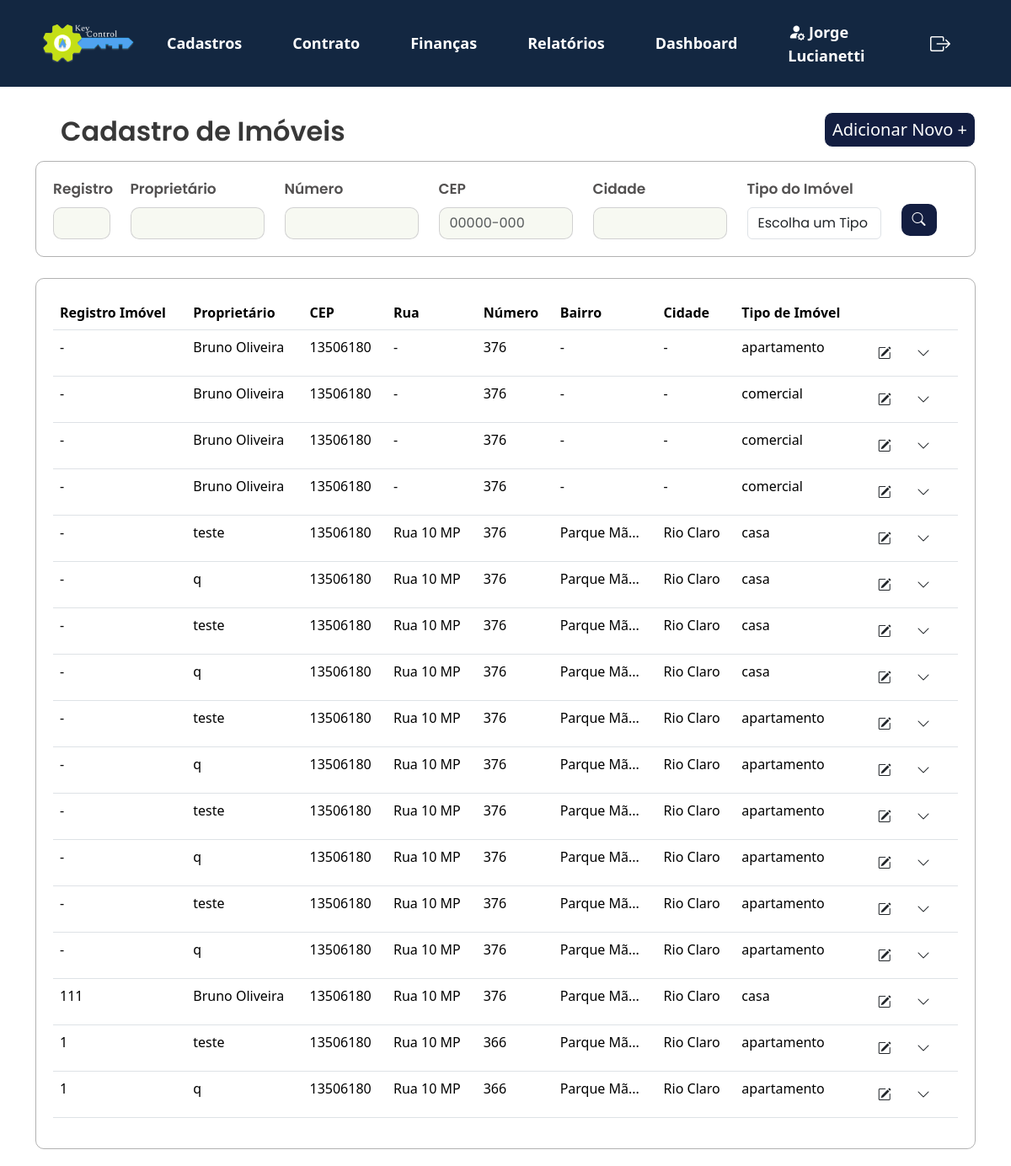
The page /KeyControl/projeto/views/lista_imovel.php (signed in) on the database its author committed.
### tables this page shows
CREATE TABLE `cadastro_imovel` (
  `id` int(11) NOT NULL,
  `cpf_cnpj_proprietario` varchar(20) NOT NULL,
  `tipo_imovel` varchar(50) NOT NULL,
  `quantidade_quartos` int(11) DEFAULT NULL,
  `quantidade_banheiros` int(11) DEFAULT NULL,
  `quantidade_vagas` int(11) DEFAULT NULL,
  `area_total` decimal(10,2) DEFAULT NULL,
  `cep` varchar(10) DEFAULT NULL,
  `rua` varchar(100) DEFAULT NULL,
  `numero` varchar(10) DEFAULT NULL,
  `bairro` varchar(50) DEFAULT NULL,
  `cidade` varchar(50) DEFAULT NULL,
  `estado` varchar(50) DEFAULT NULL,
  `pais` varchar(50) DEFAULT NULL,
  `registro_imovel` varchar(50) DEFAULT NULL,
  `registro_agua` varchar(50) DEFAULT NULL,
  `valor_aluguel` float DEFAULT NULL,
  `taxa_aluguel` float DEFAULT NULL,
  `valor_venda` float DEFAULT NULL,
  `taxa_venda` float DEFAULT NULL,
  `complemento` varchar(255) DEFAULT NULL
);

CREATE TABLE `cadastro_cliente` (
  `id` int(11) NOT NULL,
  `nome` varchar(100) NOT NULL,
  `cpf_cnpj` varchar(20) NOT NULL,
  `rg_ie` varchar(20) DEFAULT NULL,
  `data_nascimento_fundacao` date DEFAULT NULL,
  `telefone` varchar(20) DEFAULT NULL,
  `email` varchar(100) DEFAULT NULL,
  `estado_civil` varchar(20) DEFAULT NULL,
  `nacionalidade` varchar(50) DEFAULT NULL,
  `profissao` varchar(50) DEFAULT NULL,
  `cep` varchar(10) DEFAULT NULL,
  `rua` varchar(100) DEFAULT NULL,
  `numero` varchar(10) DEFAULT NULL,
  `bairro` varchar(50) DEFAULT NULL,
  `cidade` varchar(50) DEFAULT NULL,
  `estado` varchar(50) DEFAULT NULL,
  `pais` varchar(50) DEFAULT NULL,
  `locador` tinyint(1) DEFAULT 0,
  `locatario` tinyint(1) DEFAULT 0,
  `fiador` tinyint(1) DEFAULT 0,
  `complemento` varchar(255) DEFAULT NULL
);

### KeyControl/projeto/app/controllers/filtros_imovel.php (called while the page is built, shortened)
<?php
include '../app/controllers/db_conexao.php';
function buildQuery($registro_imovel, $cpf_cnpj_proprietario, $tipo_imovel, $cep, $rua, $bairro, $cidade) {
    $sql = "SELECT imovel.*, cliente.nome
            FROM cadastro_imovel imovel
            INNER JOIN cadastro_cliente cliente
                ON imovel.cpf_cnpj_proprietario = cliente.cpf_cnpj";
    $conditions = [];
    $params = [];
    return [$sql, $params];
}
$registro_imovel = $_POST['registro_imovel'] ?? '';
$cpf_cnpj_proprietario = $_POST['cpf_cnpj_proprietario'] ?? '';
$tipo_imovel = $_POST['tipo_imovel'] ?? '';
$cep = $_POST['cep'] ?? '';
$rua = $_POST['rua'] ?? '';
$bairro = $_POST['bairro'] ?? '';
$cidade = $_POST['cidade'] ?? '';
list($sql, $params) = buildQuery($registro_imovel, $cpf_cnpj_proprietario, $tipo_imovel, $cep, $rua, $bairro, $cidade);
try {
    if ($pdo) {
        $stmt = $pdo->prepare($sql);
        $stmt->execute($params);
        $result = $stmt->fetchAll(PDO::FETCH_ASSOC);
    } else {
        throw new Exception("Erro na conexão com o banco de dados.");
    }
} catch (Exception $e) {
    echo "Erro na execução da consulta: " . $e->getMessage();
}
?>

### KeyControl/projeto/views/lista_imovel.php (the view, shortened to what this page needs)
<?php
   include_once '../app/controllers/filtros_imovel.php';
?>
<!DOCTYPE html>
<html lang="pt-br">
   <head>
      <link href="https://cdn.jsdelivr.net/npm/bootstrap@5.3.3/dist/css/bootstrap.min.css" rel="stylesheet">
      <link rel="stylesheet" href="../public/assets/js/menu.js">
      <link rel="stylesheet" href="https://cdn.jsdelivr.net/npm/bootstrap-icons@1.10.5/font/bootstrap-icons.css">
      <link rel="stylesheet" type="text/css" href="../public/assets/css/style2.css">
   </head>
   <body>
      <?php include 'navbar.php';?>
      <section>
         <div class="container">
            <div class="d-flex justify-content-between align-items-center mb-3">
               <h2 class="mb-0">Cadastro de Imóveis</h2>
               <a href="../views/cadastro_imovel.php" class="button_adicionarnovo">Adicionar Novo +</a>
            </div>
         </div>
         <div class="container">
            <form method="POST" action="">
               <div class="filtros-container">
                  <div class="row g-12">
                     <div class="col-md-1">
                        <label for="registro_imovel" class="form-label">Registro</label>
                        <input type="text" id="registro_imovel" class="form-control" name="registro_imovel" value="<?= htmlspecialchars($_POST['registro_imovel'] ?? '') ?>">
                     </div>
                     <div class="col-md-2">
                        <label for="cpf_cnpj_proprietario" class="form-label">Proprietário</label>
                        <input type="text" id="cpf_cnpj_proprietario" class="form-control" name="cpf_cnpj_proprietario" value="<?= htmlspecialchars($_POST['cpf_cnpj_proprietario'] ?? '') ?>">
                     </div>
                     <div class="col-md-2">
                        <label for="numero" class="form-label">Número</label>
                        <input type="text" id="numero" class="form-control" name="numero" value="<?= htmlspecialchars($_POST['numero'] ?? '') ?>">
                     </div>
                     <div class="col-md-2">
                        <label for="cep" class="form-label">CEP</label>
                        <input type="text" id="cep" class="form-control" name="cep" value="<?= htmlspecialchars($_POST['cep'] ?? '') ?>" pattern="\d{5}-\d{3}" placeholder="00000-000" title="Formato: 12345-678" maxlength="9">
                     </div>
                     <div class="col-md-2">
                        <label for="cidade" class="form-label">Cidade</label>
                        <input type="text" id="cidade" class="form-control" name="cidade" value="<?= htmlspecialchars($_POST['cidade'] ?? '') ?>">
                     </div>
                     <div class="col-md-2">
                        <label for="tipo_imovel" class="mb-2">Tipo do Imóvel</label>
                        <div class="position-relative">
                           <select class="form-control" name="tipo_imovel" id="tipo_imovel" onchange="checkSelection('tipo_imovel')">
                              <option value="" disabled <?= !isset($_POST['tipo_imovel']) ? 'selected' : '' ?>>Escolha um Tipo</option>
                           </select>
                        </div>
                     </div>
                     <div class="col-md-1">
                     <button class="btn btn-buscar" type="submit">
                     <i class="bi bi-search"></i>
                     </button>
                  </div>
               </div>
         </div>
         </form>
         </div>
      </section>
      <section>
         <div class="container">
            <div class="card_relatório">
               <table class="table table-hover">
                  <thead>
                     <tr>
                        <th>Registro Imóvel</th>
                        <th>Proprietário</th>
                        <th>CEP</th>
                        <th>Rua</th>
                        <th>Número</th>
                        <th>Bairro</th>
                        <th>Cidade</th>
                        <th>Tipo de Imóvel</th>
                        <th></th>
                     </tr>
                  </thead>
                  <tbody>
                     <?php
                        if (isset($result) && count($result) > 0) {
                            foreach ($result as $row) {
                                $bairro = htmlspecialchars($row['bairro'] ?? '-');
                                $bairro_resumido = htmlspecialchars(substr($bairro, 0, 10) . (strlen($bairro) > 10 ? '...' : ''));
                                echo "<tr>
                                        <td>" . htmlspecialchars($row['registro_imovel'] ?? '-') . "</td>
                                        <td>" . htmlspecialchars($row['nome'] ?? '-') . "</td>
                                        <td>" . htmlspecialchars($row['cep'] ?? '-') . "</td>
                                        <td>" . htmlspecialchars($row['rua'] ?? '-') . "</td>
                                        <td>" . htmlspecialchars($row['numero'] ?? '-') . "</td>
                                        <td title='$bairro'>$bairro_resumido</td>
                                        <td>" . htmlspecialchars($row['cidade'] ?? '-') . "</td>
                                        <td>" . htmlspecialchars($row['tipo_imovel'] ?? '-') . "</td>
                                        <td>
                                            <button class='btn' onclick='editRecord(" . htmlspecialchars($row['id']) . ")'>
                                                <i class='bi bi-pencil-square'></i>
                                            </button>
                                            <button class='btn' onclick='toggleSubMenu(this)'>
                                                <i class='bi bi-chevron-down'></i>
                                            </button>
                                                    <button class='imprimir' onclick='printInfo(" . htmlspecialchars($row['id']) . ")'>
                                                    </button>
                                                    <button class='email' onclick='sendEmail(\"" . addslashes(htmlspecialchars($row["email"] ?? '')) . "\")'>
                                                    </button>
                                                    <button class='excluir' onclick='deleteRecord(" . htmlspecialchars($row['id']) . ")'>
                                                    </button>
                                        </td>
                                    </tr>";
                            }
                        } else {
                            echo "<tr><td colspan='8'>Nenhum registro encontrado</td></tr>";
                        }
                        ?>
                  </tbody>
               </table>
            </div>
         </div>
      </section>
   </body>
</html>

### KeyControl/projeto/public/assets/css/style2.css (style rules this page uses)
h2 { font-family: "Poppins", sans-serif; font-weight: 600; font-style: normal; color: #383838; margin: 30px; }
.container h2 { position: relative; z-index: 1; }
form { font-family: "Poppins", sans-serif; font-style: normal; font-weight: 600; font-size: 17px; color: rgb(82, 80, 80); }
input.form-control { background-color: #F7F9F2; color: #333; border: 0px; }
h2.mb-0 { margin-block: auto; }
.filtros-container input.form-control { border: 1px solid #3838383b; border-radius: 10px; }
.filtros-container { width: auto; height: auto; border: 1px solid #38383862; border-radius: 10px; padding: 20px; display: flex; }
.filtros-container .btn-buscar { margin-top: 30px; }
.btn-buscar { background-color: #131E41; color: white; border-radius: 10px; }
.card_relatório { width: auto; height: auto; border: 1px solid #38383862; border-radius: 10px; margin-top: 25px; margin-bottom: 20px; padding: 20px; }
.button_adicionarnovo { border: 1px solid; border-radius: 10px; background-color: #131E41; width: 180px; height: 42px; align-items: center; display: flex; justify-content: center; align-items: center; text-align: center; color: #ffffff; font-size: 20px; text-decoration: none; }

### rows shown on the page
cadastro_imovel: registro_imovel "-", cadastro_cliente.nome "Bruno Oliveira", cep "13506180", rua "-", numero "376", bairro "-", cidade "-", tipo_imovel "apartamento"
cadastro_imovel: registro_imovel "-", cadastro_cliente.nome "Bruno Oliveira", cep "13506180", rua "-", numero "376", bairro "-", cidade "-", tipo_imovel "comercial"
cadastro_imovel: registro_imovel "-", cadastro_cliente.nome "Bruno Oliveira", cep "13506180", rua "-", numero "376", bairro "-", cidade "-", tipo_imovel "comercial"
cadastro_imovel: registro_imovel "-", cadastro_cliente.nome "Bruno Oliveira", cep "13506180", rua "-", numero "376", bairro "-", cidade "-", tipo_imovel "comercial"
cadastro_imovel: registro_imovel "-", cadastro_cliente.nome "teste", cep "13506180", rua "Rua 10 MP", numero "376", bairro "Parque Mã...", cidade "Rio Claro", tipo_imovel "casa", cadastro_cliente.nome "q"
cadastro_imovel: registro_imovel "-", cadastro_cliente.nome "teste", cep "13506180", rua "Rua 10 MP", numero "376", bairro "Parque Mã...", cidade "Rio Claro", tipo_imovel "casa", cadastro_cliente.nome "q"
cadastro_imovel: registro_imovel "-", cadastro_cliente.nome "teste", cep "13506180", rua "Rua 10 MP", numero "376", bairro "Parque Mã...", cidade "Rio Claro", tipo_imovel "apartamento", cadastro_cliente.nome "q"
cadastro_imovel: registro_imovel "-", cadastro_cliente.nome "teste", cep "13506180", rua "Rua 10 MP", numero "376", bairro "Parque Mã...", cidade "Rio Claro", tipo_imovel "apartamento", cadastro_cliente.nome "q"
cadastro_imovel: registro_imovel "-", cadastro_cliente.nome "teste", cep "13506180", rua "Rua 10 MP", numero "376", bairro "Parque Mã...", cidade "Rio Claro", tipo_imovel "apartamento", cadastro_cliente.nome "q"
cadastro_imovel: registro_imovel "111", cadastro_cliente.nome "Bruno Oliveira", cep "13506180", rua "Rua 10 MP", numero "376", bairro "Parque Mã...", cidade "Rio Claro", tipo_imovel "casa"
cadastro_imovel: registro_imovel "1", cadastro_cliente.nome "teste", cep "13506180", rua "Rua 10 MP", numero "366", bairro "Parque Mã...", cidade "Rio Claro", tipo_imovel "apartamento", cadastro_cliente.nome "q"

### other values the page prints
$_SESSION['user_name'] "Jorge Lucianetti"
